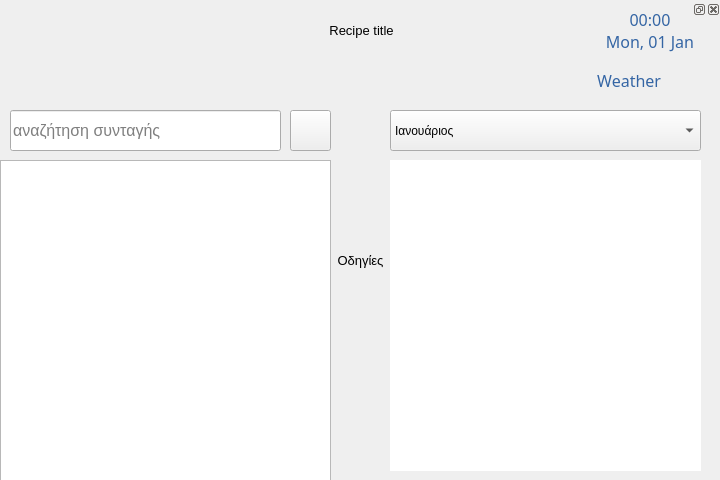
<?xml version="1.0" encoding="UTF-8"?>
<ui version="4.0">
 <class>MainWindow</class>
 <widget class="QMainWindow" name="MainWindow">
  <property name="geometry">
   <rect>
    <x>0</x>
    <y>0</y>
    <width>720</width>
    <height>480</height>
   </rect>
  </property>
  <property name="windowTitle">
   <string>MainWindow</string>
  </property>
  <property name="styleSheet">
   <string notr="true">QMainWindow &gt; QWidget { background-color: white;}</string>
  </property>
  <property name="locale">
   <locale language="Greek" country="Greece"/>
  </property>
  <widget class="QWidget" name="centralWidget">
   <property name="styleSheet">
    <string notr="true"/>
   </property>
   <widget class="QLabel" name="timeLabel">
    <property name="geometry">
     <rect>
      <x>590</x>
      <y>0</y>
      <width>120</width>
      <height>60</height>
     </rect>
    </property>
    <property name="palette">
     <palette>
      <active>
       <colorrole role="WindowText">
        <brush brushstyle="SolidPattern">
         <color alpha="255">
          <red>52</red>
          <green>101</green>
          <blue>164</blue>
         </color>
        </brush>
       </colorrole>
       <colorrole role="Button">
        <brush brushstyle="SolidPattern">
         <color alpha="255">
          <red>52</red>
          <green>101</green>
          <blue>164</blue>
         </color>
        </brush>
       </colorrole>
       <colorrole role="Light">
        <brush brushstyle="SolidPattern">
         <color alpha="255">
          <red>78</red>
          <green>152</green>
          <blue>246</blue>
         </color>
        </brush>
       </colorrole>
       <colorrole role="Midlight">
        <brush brushstyle="SolidPattern">
         <color alpha="255">
          <red>65</red>
          <green>126</green>
          <blue>205</blue>
         </color>
        </brush>
       </colorrole>
       <colorrole role="Dark">
        <brush brushstyle="SolidPattern">
         <color alpha="255">
          <red>26</red>
          <green>50</green>
          <blue>82</blue>
         </color>
        </brush>
       </colorrole>
       <colorrole role="Mid">
        <brush brushstyle="SolidPattern">
         <color alpha="255">
          <red>34</red>
          <green>67</green>
          <blue>109</blue>
         </color>
        </brush>
       </colorrole>
       <colorrole role="Text">
        <brush brushstyle="SolidPattern">
         <color alpha="255">
          <red>0</red>
          <green>0</green>
          <blue>0</blue>
         </color>
        </brush>
       </colorrole>
       <colorrole role="BrightText">
        <brush brushstyle="SolidPattern">
         <color alpha="255">
          <red>255</red>
          <green>255</green>
          <blue>255</blue>
         </color>
        </brush>
       </colorrole>
       <colorrole role="ButtonText">
        <brush brushstyle="SolidPattern">
         <color alpha="255">
          <red>0</red>
          <green>0</green>
          <blue>0</blue>
         </color>
        </brush>
       </colorrole>
       <colorrole role="Base">
        <brush brushstyle="SolidPattern">
         <color alpha="255">
          <red>255</red>
          <green>255</green>
          <blue>255</blue>
         </color>
        </brush>
       </colorrole>
       <colorrole role="Window">
        <brush brushstyle="SolidPattern">
         <color alpha="255">
          <red>52</red>
          <green>101</green>
          <blue>164</blue>
         </color>
        </brush>
       </colorrole>
       <colorrole role="Shadow">
        <brush brushstyle="SolidPattern">
         <color alpha="255">
          <red>0</red>
          <green>0</green>
          <blue>0</blue>
         </color>
        </brush>
       </colorrole>
       <colorrole role="AlternateBase">
        <brush brushstyle="SolidPattern">
         <color alpha="255">
          <red>153</red>
          <green>178</green>
          <blue>209</blue>
         </color>
        </brush>
       </colorrole>
       <colorrole role="ToolTipBase">
        <brush brushstyle="SolidPattern">
         <color alpha="255">
          <red>255</red>
          <green>255</green>
          <blue>220</blue>
         </color>
        </brush>
       </colorrole>
       <colorrole role="ToolTipText">
        <brush brushstyle="SolidPattern">
         <color alpha="255">
          <red>0</red>
          <green>0</green>
          <blue>0</blue>
         </color>
        </brush>
       </colorrole>
      </active>
      <inactive>
       <colorrole role="WindowText">
        <brush brushstyle="SolidPattern">
         <color alpha="255">
          <red>52</red>
          <green>101</green>
          <blue>164</blue>
         </color>
        </brush>
       </colorrole>
       <colorrole role="Button">
        <brush brushstyle="SolidPattern">
         <color alpha="255">
          <red>52</red>
          <green>101</green>
          <blue>164</blue>
         </color>
        </brush>
       </colorrole>
       <colorrole role="Light">
        <brush brushstyle="SolidPattern">
         <color alpha="255">
          <red>78</red>
          <green>152</green>
          <blue>246</blue>
         </color>
        </brush>
       </colorrole>
       <colorrole role="Midlight">
        <brush brushstyle="SolidPattern">
         <color alpha="255">
          <red>65</red>
          <green>126</green>
          <blue>205</blue>
         </color>
        </brush>
       </colorrole>
       <colorrole role="Dark">
        <brush brushstyle="SolidPattern">
         <color alpha="255">
          <red>26</red>
          <green>50</green>
          <blue>82</blue>
         </color>
        </brush>
       </colorrole>
       <colorrole role="Mid">
        <brush brushstyle="SolidPattern">
         <color alpha="255">
          <red>34</red>
          <green>67</green>
          <blue>109</blue>
         </color>
        </brush>
       </colorrole>
       <colorrole role="Text">
        <brush brushstyle="SolidPattern">
         <color alpha="255">
          <red>0</red>
          <green>0</green>
          <blue>0</blue>
         </color>
        </brush>
       </colorrole>
       <colorrole role="BrightText">
        <brush brushstyle="SolidPattern">
         <color alpha="255">
          <red>255</red>
          <green>255</green>
          <blue>255</blue>
         </color>
        </brush>
       </colorrole>
       <colorrole role="ButtonText">
        <brush brushstyle="SolidPattern">
         <color alpha="255">
          <red>0</red>
          <green>0</green>
          <blue>0</blue>
         </color>
        </brush>
       </colorrole>
       <colorrole role="Base">
        <brush brushstyle="SolidPattern">
         <color alpha="255">
          <red>255</red>
          <green>255</green>
          <blue>255</blue>
         </color>
        </brush>
       </colorrole>
       <colorrole role="Window">
        <brush brushstyle="SolidPattern">
         <color alpha="255">
          <red>52</red>
          <green>101</green>
          <blue>164</blue>
         </color>
        </brush>
       </colorrole>
       <colorrole role="Shadow">
        <brush brushstyle="SolidPattern">
         <color alpha="255">
          <red>0</red>
          <green>0</green>
          <blue>0</blue>
         </color>
        </brush>
       </colorrole>
       <colorrole role="AlternateBase">
        <brush brushstyle="SolidPattern">
         <color alpha="255">
          <red>153</red>
          <green>178</green>
          <blue>209</blue>
         </color>
        </brush>
       </colorrole>
       <colorrole role="ToolTipBase">
        <brush brushstyle="SolidPattern">
         <color alpha="255">
          <red>255</red>
          <green>255</green>
          <blue>220</blue>
         </color>
        </brush>
       </colorrole>
       <colorrole role="ToolTipText">
        <brush brushstyle="SolidPattern">
         <color alpha="255">
          <red>0</red>
          <green>0</green>
          <blue>0</blue>
         </color>
        </brush>
       </colorrole>
      </inactive>
      <disabled>
       <colorrole role="WindowText">
        <brush brushstyle="SolidPattern">
         <color alpha="255">
          <red>26</red>
          <green>50</green>
          <blue>82</blue>
         </color>
        </brush>
       </colorrole>
       <colorrole role="Button">
        <brush brushstyle="SolidPattern">
         <color alpha="255">
          <red>52</red>
          <green>101</green>
          <blue>164</blue>
         </color>
        </brush>
       </colorrole>
       <colorrole role="Light">
        <brush brushstyle="SolidPattern">
         <color alpha="255">
          <red>78</red>
          <green>152</green>
          <blue>246</blue>
         </color>
        </brush>
       </colorrole>
       <colorrole role="Midlight">
        <brush brushstyle="SolidPattern">
         <color alpha="255">
          <red>65</red>
          <green>126</green>
          <blue>205</blue>
         </color>
        </brush>
       </colorrole>
       <colorrole role="Dark">
        <brush brushstyle="SolidPattern">
         <color alpha="255">
          <red>26</red>
          <green>50</green>
          <blue>82</blue>
         </color>
        </brush>
       </colorrole>
       <colorrole role="Mid">
        <brush brushstyle="SolidPattern">
         <color alpha="255">
          <red>34</red>
          <green>67</green>
          <blue>109</blue>
         </color>
        </brush>
       </colorrole>
       <colorrole role="Text">
        <brush brushstyle="SolidPattern">
         <color alpha="255">
          <red>26</red>
          <green>50</green>
          <blue>82</blue>
         </color>
        </brush>
       </colorrole>
       <colorrole role="BrightText">
        <brush brushstyle="SolidPattern">
         <color alpha="255">
          <red>255</red>
          <green>255</green>
          <blue>255</blue>
         </color>
        </brush>
       </colorrole>
       <colorrole role="ButtonText">
        <brush brushstyle="SolidPattern">
         <color alpha="255">
          <red>26</red>
          <green>50</green>
          <blue>82</blue>
         </color>
        </brush>
       </colorrole>
       <colorrole role="Base">
        <brush brushstyle="SolidPattern">
         <color alpha="255">
          <red>52</red>
          <green>101</green>
          <blue>164</blue>
         </color>
        </brush>
       </colorrole>
       <colorrole role="Window">
        <brush brushstyle="SolidPattern">
         <color alpha="255">
          <red>52</red>
          <green>101</green>
          <blue>164</blue>
         </color>
        </brush>
       </colorrole>
       <colorrole role="Shadow">
        <brush brushstyle="SolidPattern">
         <color alpha="255">
          <red>0</red>
          <green>0</green>
          <blue>0</blue>
         </color>
        </brush>
       </colorrole>
       <colorrole role="AlternateBase">
        <brush brushstyle="SolidPattern">
         <color alpha="255">
          <red>52</red>
          <green>101</green>
          <blue>164</blue>
         </color>
        </brush>
       </colorrole>
       <colorrole role="ToolTipBase">
        <brush brushstyle="SolidPattern">
         <color alpha="255">
          <red>255</red>
          <green>255</green>
          <blue>220</blue>
         </color>
        </brush>
       </colorrole>
       <colorrole role="ToolTipText">
        <brush brushstyle="SolidPattern">
         <color alpha="255">
          <red>0</red>
          <green>0</green>
          <blue>0</blue>
         </color>
        </brush>
       </colorrole>
      </disabled>
     </palette>
    </property>
    <property name="font">
     <font>
      <family>Droid Sans</family>
      <pointsize>12</pointsize>
      <weight>50</weight>
      <bold>false</bold>
     </font>
    </property>
    <property name="locale">
     <locale language="Greek" country="Greece"/>
    </property>
    <property name="text">
     <string>00:00
Mon, 01 Jan</string>
    </property>
    <property name="alignment">
     <set>Qt::AlignCenter</set>
    </property>
   </widget>
   <widget class="QLabel" name="logoLabel">
    <property name="geometry">
     <rect>
      <x>0</x>
      <y>0</y>
      <width>100</width>
      <height>100</height>
     </rect>
    </property>
    <property name="text">
     <string/>
    </property>
    <property name="pixmap">
     <pixmap resource="resources.qrc">:/images/logo-square.png</pixmap>
    </property>
    <property name="scaledContents">
     <bool>true</bool>
    </property>
   </widget>
   <widget class="KeyboardLineEdit" name="searchInput">
    <property name="geometry">
     <rect>
      <x>10</x>
      <y>110</y>
      <width>271</width>
      <height>41</height>
     </rect>
    </property>
    <property name="font">
     <font>
      <pointsize>12</pointsize>
     </font>
    </property>
    <property name="text">
     <string/>
    </property>
    <property name="placeholderText">
     <string>αναζήτηση συνταγής</string>
    </property>
   </widget>
   <widget class="QPushButton" name="searchBtn">
    <property name="geometry">
     <rect>
      <x>290</x>
      <y>110</y>
      <width>41</width>
      <height>41</height>
     </rect>
    </property>
    <property name="font">
     <font>
      <family>Font Awesome</family>
     </font>
    </property>
    <property name="cursor">
     <cursorShape>PointingHandCursor</cursorShape>
    </property>
    <property name="icon">
     <iconset resource="resources.qrc">
      <normaloff>:/images/search.svg</normaloff>:/images/search.svg</iconset>
    </property>
   </widget>
   <widget class="QListWidget" name="searchResultsList">
    <property name="geometry">
     <rect>
      <x>0</x>
      <y>160</y>
      <width>331</width>
      <height>321</height>
     </rect>
    </property>
    <property name="font">
     <font>
      <pointsize>10</pointsize>
     </font>
    </property>
    <property name="styleSheet">
     <string notr="true">background-color:transparent; QListWidget::item { height: 20px; };</string>
    </property>
    <property name="locale">
     <locale language="Greek" country="Greece"/>
    </property>
    <property name="alternatingRowColors">
     <bool>true</bool>
    </property>
    <property name="resizeMode">
     <enum>QListView::Adjust</enum>
    </property>
    <property name="spacing">
     <number>100</number>
    </property>
   </widget>
   <widget class="QDockWidget" name="recipeDock">
    <property name="geometry">
     <rect>
      <x>10</x>
      <y>0</y>
      <width>711</width>
      <height>481</height>
     </rect>
    </property>
    <property name="font">
     <font>
      <pointsize>10</pointsize>
     </font>
    </property>
    <property name="visible">
     <bool>false</bool>
    </property>
    <property name="floating">
     <bool>true</bool>
    </property>
    <property name="features">
     <set>QDockWidget::AllDockWidgetFeatures</set>
    </property>
    <widget class="QWidget" name="recipeDockContent">
     <widget class="QLabel" name="recipeTitle">
      <property name="geometry">
       <rect>
        <x>6</x>
        <y>0</y>
        <width>691</width>
        <height>22</height>
       </rect>
      </property>
      <property name="text">
       <string>Recipe title</string>
      </property>
      <property name="alignment">
       <set>Qt::AlignCenter</set>
      </property>
     </widget>
     <widget class="QPlainTextEdit" name="recipeIngredients">
      <property name="geometry">
       <rect>
        <x>0</x>
        <y>20</y>
        <width>701</width>
        <height>201</height>
       </rect>
      </property>
      <property name="font">
       <font>
        <pointsize>8</pointsize>
       </font>
      </property>
      <property name="styleSheet">
       <string notr="true">background: transparent;</string>
      </property>
      <property name="readOnly">
       <bool>true</bool>
      </property>
     </widget>
     <widget class="QPlainTextEdit" name="recipeInstructions">
      <property name="geometry">
       <rect>
        <x>0</x>
        <y>270</y>
        <width>701</width>
        <height>181</height>
       </rect>
      </property>
      <property name="font">
       <font>
        <pointsize>8</pointsize>
       </font>
      </property>
      <property name="styleSheet">
       <string notr="true">background: transparent;</string>
      </property>
      <property name="readOnly">
       <bool>true</bool>
      </property>
     </widget>
     <widget class="QLabel" name="recipeInstructionsTitle">
      <property name="geometry">
       <rect>
        <x>0</x>
        <y>230</y>
        <width>701</width>
        <height>22</height>
       </rect>
      </property>
      <property name="text">
       <string>Οδηγίες</string>
      </property>
      <property name="alignment">
       <set>Qt::AlignCenter</set>
      </property>
     </widget>
    </widget>
   </widget>
   <widget class="QComboBox" name="seasonMonthSelect">
    <property name="geometry">
     <rect>
      <x>390</x>
      <y>110</y>
      <width>311</width>
      <height>41</height>
     </rect>
    </property>
    <item>
     <property name="text">
      <string>Ιανουάριος</string>
     </property>
    </item>
    <item>
     <property name="text">
      <string>Φεβρουάριος</string>
     </property>
    </item>
    <item>
     <property name="text">
      <string>Μάρτιος</string>
     </property>
    </item>
    <item>
     <property name="text">
      <string>Απρίλιος</string>
     </property>
    </item>
    <item>
     <property name="text">
      <string>Μάιος</string>
     </property>
    </item>
    <item>
     <property name="text">
      <string>Ιούνιος</string>
     </property>
    </item>
    <item>
     <property name="text">
      <string>Ιούλιος</string>
     </property>
    </item>
    <item>
     <property name="text">
      <string>Αύγουστος</string>
     </property>
    </item>
    <item>
     <property name="text">
      <string>Σεπτέμβριος</string>
     </property>
    </item>
    <item>
     <property name="text">
      <string>Οκτώβριος</string>
     </property>
    </item>
    <item>
     <property name="text">
      <string>Νοέμβριος</string>
     </property>
    </item>
    <item>
     <property name="text">
      <string>Δεκέμβριος</string>
     </property>
    </item>
   </widget>
   <widget class="QPlainTextEdit" name="seasonItems">
    <property name="geometry">
     <rect>
      <x>390</x>
      <y>160</y>
      <width>311</width>
      <height>311</height>
     </rect>
    </property>
    <property name="font">
     <font>
      <pointsize>10</pointsize>
     </font>
    </property>
    <property name="frameShape">
     <enum>QFrame::NoFrame</enum>
    </property>
    <property name="frameShadow">
     <enum>QFrame::Plain</enum>
    </property>
    <property name="lineWidth">
     <number>0</number>
    </property>
    <property name="readOnly">
     <bool>true</bool>
    </property>
    <property name="backgroundVisible">
     <bool>false</bool>
    </property>
   </widget>
   <widget class="QLabel" name="logoTextLabel">
    <property name="geometry">
     <rect>
      <x>290</x>
      <y>0</y>
      <width>141</width>
      <height>61</height>
     </rect>
    </property>
    <property name="text">
     <string/>
    </property>
    <property name="pixmap">
     <pixmap resource="resources.qrc">:/images/logo.png</pixmap>
    </property>
    <property name="scaledContents">
     <bool>true</bool>
    </property>
   </widget>
   <widget class="QLabel" name="weatherLabel">
    <property name="geometry">
     <rect>
      <x>570</x>
      <y>60</y>
      <width>91</width>
      <height>40</height>
     </rect>
    </property>
    <property name="palette">
     <palette>
      <active>
       <colorrole role="WindowText">
        <brush brushstyle="SolidPattern">
         <color alpha="255">
          <red>52</red>
          <green>101</green>
          <blue>164</blue>
         </color>
        </brush>
       </colorrole>
       <colorrole role="Button">
        <brush brushstyle="SolidPattern">
         <color alpha="255">
          <red>52</red>
          <green>101</green>
          <blue>164</blue>
         </color>
        </brush>
       </colorrole>
       <colorrole role="Light">
        <brush brushstyle="SolidPattern">
         <color alpha="255">
          <red>78</red>
          <green>152</green>
          <blue>246</blue>
         </color>
        </brush>
       </colorrole>
       <colorrole role="Midlight">
        <brush brushstyle="SolidPattern">
         <color alpha="255">
          <red>65</red>
          <green>126</green>
          <blue>205</blue>
         </color>
        </brush>
       </colorrole>
       <colorrole role="Dark">
        <brush brushstyle="SolidPattern">
         <color alpha="255">
          <red>26</red>
          <green>50</green>
          <blue>82</blue>
         </color>
        </brush>
       </colorrole>
       <colorrole role="Mid">
        <brush brushstyle="SolidPattern">
         <color alpha="255">
          <red>34</red>
          <green>67</green>
          <blue>109</blue>
         </color>
        </brush>
       </colorrole>
       <colorrole role="Text">
        <brush brushstyle="SolidPattern">
         <color alpha="255">
          <red>0</red>
          <green>0</green>
          <blue>0</blue>
         </color>
        </brush>
       </colorrole>
       <colorrole role="BrightText">
        <brush brushstyle="SolidPattern">
         <color alpha="255">
          <red>255</red>
          <green>255</green>
          <blue>255</blue>
         </color>
        </brush>
       </colorrole>
       <colorrole role="ButtonText">
        <brush brushstyle="SolidPattern">
         <color alpha="255">
          <red>0</red>
          <green>0</green>
          <blue>0</blue>
         </color>
        </brush>
       </colorrole>
       <colorrole role="Base">
        <brush brushstyle="SolidPattern">
         <color alpha="255">
          <red>255</red>
          <green>255</green>
          <blue>255</blue>
         </color>
        </brush>
       </colorrole>
       <colorrole role="Window">
        <brush brushstyle="SolidPattern">
         <color alpha="255">
          <red>52</red>
          <green>101</green>
          <blue>164</blue>
         </color>
        </brush>
       </colorrole>
       <colorrole role="Shadow">
        <brush brushstyle="SolidPattern">
         <color alpha="255">
          <red>0</red>
          <green>0</green>
          <blue>0</blue>
         </color>
        </brush>
       </colorrole>
       <colorrole role="AlternateBase">
        <brush brushstyle="SolidPattern">
         <color alpha="255">
          <red>153</red>
          <green>178</green>
          <blue>209</blue>
         </color>
        </brush>
       </colorrole>
       <colorrole role="ToolTipBase">
        <brush brushstyle="SolidPattern">
         <color alpha="255">
          <red>255</red>
          <green>255</green>
          <blue>220</blue>
         </color>
        </brush>
       </colorrole>
       <colorrole role="ToolTipText">
        <brush brushstyle="SolidPattern">
         <color alpha="255">
          <red>0</red>
          <green>0</green>
          <blue>0</blue>
         </color>
        </brush>
       </colorrole>
      </active>
      <inactive>
       <colorrole role="WindowText">
        <brush brushstyle="SolidPattern">
         <color alpha="255">
          <red>52</red>
          <green>101</green>
          <blue>164</blue>
         </color>
        </brush>
       </colorrole>
       <colorrole role="Button">
        <brush brushstyle="SolidPattern">
         <color alpha="255">
          <red>52</red>
          <green>101</green>
          <blue>164</blue>
         </color>
        </brush>
       </colorrole>
       <colorrole role="Light">
        <brush brushstyle="SolidPattern">
         <color alpha="255">
          <red>78</red>
          <green>152</green>
          <blue>246</blue>
         </color>
        </brush>
       </colorrole>
       <colorrole role="Midlight">
        <brush brushstyle="SolidPattern">
         <color alpha="255">
          <red>65</red>
          <green>126</green>
          <blue>205</blue>
         </color>
        </brush>
       </colorrole>
       <colorrole role="Dark">
        <brush brushstyle="SolidPattern">
         <color alpha="255">
          <red>26</red>
          <green>50</green>
          <blue>82</blue>
         </color>
        </brush>
       </colorrole>
       <colorrole role="Mid">
        <brush brushstyle="SolidPattern">
         <color alpha="255">
          <red>34</red>
          <green>67</green>
          <blue>109</blue>
         </color>
        </brush>
       </colorrole>
       <colorrole role="Text">
        <brush brushstyle="SolidPattern">
         <color alpha="255">
          <red>0</red>
          <green>0</green>
          <blue>0</blue>
         </color>
        </brush>
       </colorrole>
       <colorrole role="BrightText">
        <brush brushstyle="SolidPattern">
         <color alpha="255">
          <red>255</red>
          <green>255</green>
          <blue>255</blue>
         </color>
        </brush>
       </colorrole>
       <colorrole role="ButtonText">
        <brush brushstyle="SolidPattern">
         <color alpha="255">
          <red>0</red>
          <green>0</green>
          <blue>0</blue>
         </color>
        </brush>
       </colorrole>
       <colorrole role="Base">
        <brush brushstyle="SolidPattern">
         <color alpha="255">
          <red>255</red>
          <green>255</green>
          <blue>255</blue>
         </color>
        </brush>
       </colorrole>
       <colorrole role="Window">
        <brush brushstyle="SolidPattern">
         <color alpha="255">
          <red>52</red>
          <green>101</green>
          <blue>164</blue>
         </color>
        </brush>
       </colorrole>
       <colorrole role="Shadow">
        <brush brushstyle="SolidPattern">
         <color alpha="255">
          <red>0</red>
          <green>0</green>
          <blue>0</blue>
         </color>
        </brush>
       </colorrole>
       <colorrole role="AlternateBase">
        <brush brushstyle="SolidPattern">
         <color alpha="255">
          <red>153</red>
          <green>178</green>
          <blue>209</blue>
         </color>
        </brush>
       </colorrole>
       <colorrole role="ToolTipBase">
        <brush brushstyle="SolidPattern">
         <color alpha="255">
          <red>255</red>
          <green>255</green>
          <blue>220</blue>
         </color>
        </brush>
       </colorrole>
       <colorrole role="ToolTipText">
        <brush brushstyle="SolidPattern">
         <color alpha="255">
          <red>0</red>
          <green>0</green>
          <blue>0</blue>
         </color>
        </brush>
       </colorrole>
      </inactive>
      <disabled>
       <colorrole role="WindowText">
        <brush brushstyle="SolidPattern">
         <color alpha="255">
          <red>26</red>
          <green>50</green>
          <blue>82</blue>
         </color>
        </brush>
       </colorrole>
       <colorrole role="Button">
        <brush brushstyle="SolidPattern">
         <color alpha="255">
          <red>52</red>
          <green>101</green>
          <blue>164</blue>
         </color>
        </brush>
       </colorrole>
       <colorrole role="Light">
        <brush brushstyle="SolidPattern">
         <color alpha="255">
          <red>78</red>
          <green>152</green>
          <blue>246</blue>
         </color>
        </brush>
       </colorrole>
       <colorrole role="Midlight">
        <brush brushstyle="SolidPattern">
         <color alpha="255">
          <red>65</red>
          <green>126</green>
          <blue>205</blue>
         </color>
        </brush>
       </colorrole>
       <colorrole role="Dark">
        <brush brushstyle="SolidPattern">
         <color alpha="255">
          <red>26</red>
          <green>50</green>
          <blue>82</blue>
         </color>
        </brush>
       </colorrole>
       <colorrole role="Mid">
        <brush brushstyle="SolidPattern">
         <color alpha="255">
          <red>34</red>
          <green>67</green>
          <blue>109</blue>
         </color>
        </brush>
       </colorrole>
       <colorrole role="Text">
        <brush brushstyle="SolidPattern">
         <color alpha="255">
          <red>26</red>
          <green>50</green>
          <blue>82</blue>
         </color>
        </brush>
       </colorrole>
       <colorrole role="BrightText">
        <brush brushstyle="SolidPattern">
         <color alpha="255">
          <red>255</red>
          <green>255</green>
          <blue>255</blue>
         </color>
        </brush>
       </colorrole>
       <colorrole role="ButtonText">
        <brush brushstyle="SolidPattern">
         <color alpha="255">
          <red>26</red>
          <green>50</green>
          <blue>82</blue>
         </color>
        </brush>
       </colorrole>
       <colorrole role="Base">
        <brush brushstyle="SolidPattern">
         <color alpha="255">
          <red>52</red>
          <green>101</green>
          <blue>164</blue>
         </color>
        </brush>
       </colorrole>
       <colorrole role="Window">
        <brush brushstyle="SolidPattern">
         <color alpha="255">
          <red>52</red>
          <green>101</green>
          <blue>164</blue>
         </color>
        </brush>
       </colorrole>
       <colorrole role="Shadow">
        <brush brushstyle="SolidPattern">
         <color alpha="255">
          <red>0</red>
          <green>0</green>
          <blue>0</blue>
         </color>
        </brush>
       </colorrole>
       <colorrole role="AlternateBase">
        <brush brushstyle="SolidPattern">
         <color alpha="255">
          <red>52</red>
          <green>101</green>
          <blue>164</blue>
         </color>
        </brush>
       </colorrole>
       <colorrole role="ToolTipBase">
        <brush brushstyle="SolidPattern">
         <color alpha="255">
          <red>255</red>
          <green>255</green>
          <blue>220</blue>
         </color>
        </brush>
       </colorrole>
       <colorrole role="ToolTipText">
        <brush brushstyle="SolidPattern">
         <color alpha="255">
          <red>0</red>
          <green>0</green>
          <blue>0</blue>
         </color>
        </brush>
       </colorrole>
      </disabled>
     </palette>
    </property>
    <property name="font">
     <font>
      <family>Droid Sans</family>
      <pointsize>12</pointsize>
      <weight>50</weight>
      <bold>false</bold>
     </font>
    </property>
    <property name="toolTip">
     <string>Summary</string>
    </property>
    <property name="locale">
     <locale language="Greek" country="Greece"/>
    </property>
    <property name="text">
     <string>Weather</string>
    </property>
    <property name="alignment">
     <set>Qt::AlignRight|Qt::AlignTrailing|Qt::AlignVCenter</set>
    </property>
   </widget>
   <widget class="QLabel" name="weatherIconLabel">
    <property name="geometry">
     <rect>
      <x>670</x>
      <y>60</y>
      <width>40</width>
      <height>40</height>
     </rect>
    </property>
    <property name="text">
     <string/>
    </property>
   </widget>
  </widget>
 </widget>
 <layoutdefault spacing="6" margin="11"/>
 <customwidgets>
  <customwidget>
   <class>KeyboardLineEdit</class>
   <extends>QLineEdit</extends>
   <header>keyboardlineedit</header>
  </customwidget>
 </customwidgets>
 <resources>
  <include location="resources.qrc"/>
 </resources>
 <connections/>
</ui>
